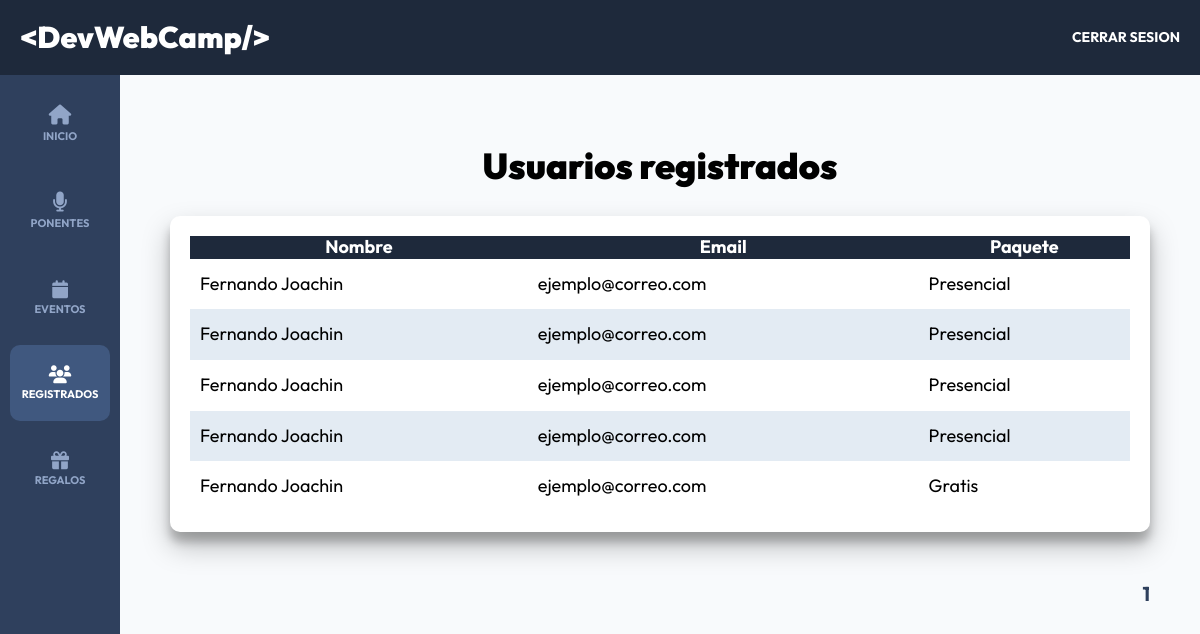
The app's page /admin/registrados?page=1 (signed in), older data.
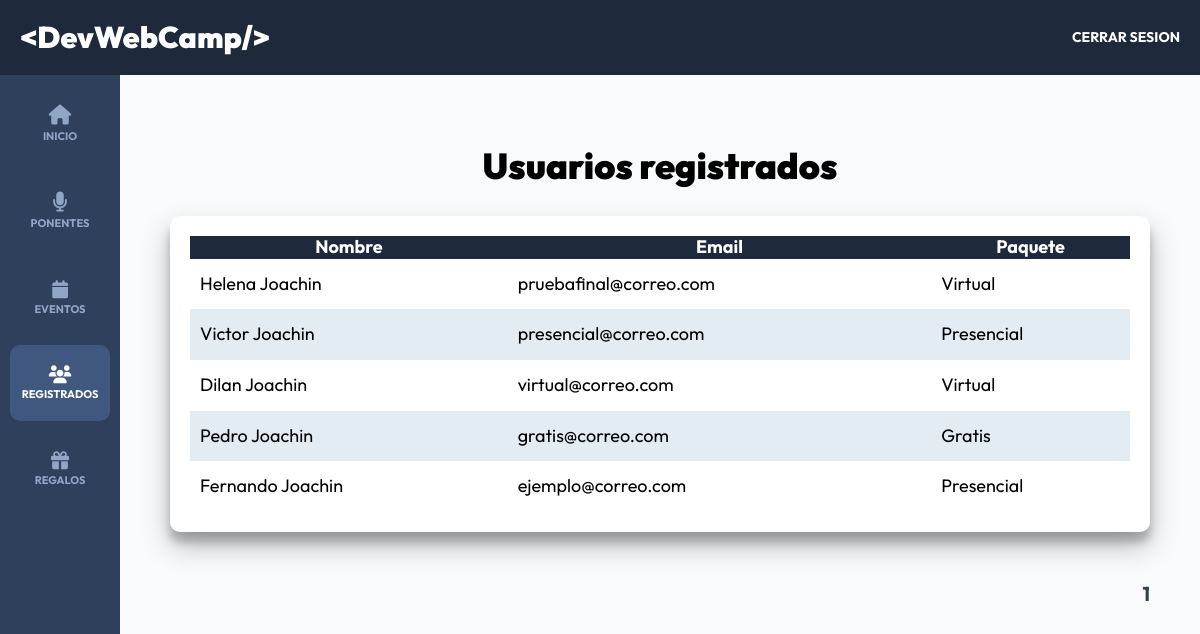
The same page, newer data.
### tables this page shows
CREATE TABLE `registros` (
  `id` int NOT NULL AUTO_INCREMENT,
  `paquete_id` int DEFAULT NULL,
  `pago_id` varchar(30) DEFAULT NULL,
  `token` varchar(8) DEFAULT NULL,
  `usuario_id` int DEFAULT NULL,
  `regalo_id` int DEFAULT NULL,
  PRIMARY KEY (`id`),
  KEY `fk_registros_paquetes_idx` (`paquete_id`),
  KEY `fk_registros_usuario_idx` (`usuario_id`),
  KEY `fk_registros_regalos_idx` (`regalo_id`),
  CONSTRAINT `fk_registros_paquetes` FOREIGN KEY (`paquete_id`) REFERENCES `paquetes` (`id`) ON DELETE CASCADE ON UPDATE CASCADE,
  CONSTRAINT `fk_registros_regalos` FOREIGN KEY (`regalo_id`) REFERENCES `regalos` (`id`) ON DELETE CASCADE ON UPDATE CASCADE,
  CONSTRAINT `fk_registros_usuarios` FOREIGN KEY (`usuario_id`) REFERENCES `usuarios` (`id`) ON DELETE CASCADE ON UPDATE CASCADE
);

CREATE TABLE `usuarios` (
  `id` int NOT NULL AUTO_INCREMENT,
  `nombre` varchar(40) DEFAULT NULL,
  `apellido` varchar(40) DEFAULT NULL,
  `email` varchar(40) DEFAULT NULL,
  `password` varchar(60) DEFAULT NULL,
  `confirmado` tinyint(1) DEFAULT NULL,
  `token` varchar(13) DEFAULT NULL,
  `admin` tinyint(1) DEFAULT NULL,
  PRIMARY KEY (`id`)
);

CREATE TABLE `paquetes` (
  `id` int NOT NULL AUTO_INCREMENT,
  `nombre` varchar(30) DEFAULT NULL,
  PRIMARY KEY (`id`)
);

### controllers/RegistradosController.php (called while the page is built, shortened)
<?php
class RegistradosController{
    public static function index(Router $router){
        $pagina_actual = filter_var($_GET["page"] ?? "", FILTER_VALIDATE_INT);
        $registros_por_pagina = 5;
        $total_registros = Registro::total();
        $paginacion = new Paginacion($pagina_actual,  $registros_por_pagina, $total_registros);
        $registros = Registro::paginar($registros_por_pagina, $paginacion->offset());
        foreach($registros as $registro){
            $registro->usuario = Usuario::find($registro->usuario_id);
            $registro->paquete = Paquete::find($registro->paquete_id);
        }
        $router->render("admin/registrados/index",[
            "titulo" => "Usuarios registrados",
            "registrados" => $registros,
            "paginacion" => $paginacion->paginacion()
        ]);
    }
}

### public/index.php (called while the page is built, shortened)
<?php
$router = new Router();
$router->get('/login', [AuthController::class, 'login']);
$router->post('/login', [AuthController::class, 'login']);
$router->post('/logout', [AuthController::class, 'logout']);
$router->get('/registro', [AuthController::class, 'registro']);
$router->post('/registro', [AuthController::class, 'registro']);
$router->get('/olvide', [AuthController::class, 'olvide']);
$router->post('/olvide', [AuthController::class, 'olvide']);
$router->get('/reestablecer', [AuthController::class, 'reestablecer']);
$router->post('/reestablecer', [AuthController::class, 'reestablecer']);
$router->get('/mensaje', [AuthController::class, 'mensaje']);
$router->get('/confirmar-cuenta', [AuthController::class, 'confirmar']);
$router->get('/admin/dashboard', [DashboardController::class, 'index']);
$router->get('/admin/ponentes', [PonentesController::class, 'index']);
$router->get('/admin/ponentes/crear', [PonentesController::class, 'crear']);
$router->post('/admin/ponentes/crear', [PonentesController::class, 'crear']);
$router->get('/admin/ponentes/editar', [PonentesController::class, 'editar']);
$router->post('/admin/ponentes/editar', [PonentesController::class, 'editar']);
$router->post('/admin/ponentes/eliminar', [PonentesController::class, 'eliminar']);
$router->get('/admin/eventos', [EventosController::class, 'index']);
$router->get('/admin/eventos/crear', [EventosController::class, 'crear']);
$router->post('/admin/eventos/crear', [EventosController::class, 'crear']);
$router->get('/admin/eventos/editar', [EventosController::class, 'editar']);
$router->post('/admin/eventos/editar', [EventosController::class, 'editar']);
$router->post('/admin/eventos/eliminar', [EventosController::class, 'eliminar']);
$router->get('/api/eventos-horario', [APIEventos::class, 'index']);
$router->get('/api/ponentes', [APIPonentes::class, 'index']);
$router->get('/api/ponente', [APIPonentes::class, 'ponente']);
$router->get('/api/tags', [APITags::class, 'index']);
$router->get('/api/regalos', [APIRegalos::class, 'index']);
$router->get('/admin/registrados', [RegistradosController::class, 'index']);
$router->get('/admin/regalos', [RegalosController::class, 'index']);
$router->get('/finalizar-registro', [RegistroController::class, 'crear']);
$router->post('/finalizar-registro/gratis', [RegistroController::class, 'gratis']);
$router->post('/finalizar-registro/pagar', [RegistroController::class, 'pagar']);
$router->get('/finalizar-registro/conferencias', [RegistroController::class, 'conferencias']);
$router->post('/finalizar-registro/conferencias', [RegistroController::class, 'conferencias']);
$router->get('/boleto', [RegistroController::class, 'boleto']);
$router->get('/', [PaginasController::class, 'index']);
$router->get('/devwebcamp', [PaginasController::class, 'evento']);
$router->get('/paquetes', [PaginasController::class, 'paquetes']);
$router->get('/workshops-conferencia', [PaginasController::class, 'conferencias']);
$router->get('/404', [PaginasController::class, 'error']);
$router->comprobarRutas();

### models/ActiveRecord.php (called while the page is built, shortened)
<?php
class ActiveRecord {
    protected static $db;
    protected static $tabla = '';
    public static function setDB($database) {
        self::$db = $database;
    }
    public static function consultarSQL($query) {
        $resultado = self::$db->query($query);
        $array = [];
        while($registro = $resultado->fetch_assoc()) {
            $array[] = static::crearObjeto($registro);
        }
        return $array;
    }
    protected static function crearObjeto($registro) {
        $objeto = new static;
        foreach($registro as $key => $value ) {
            if(property_exists( $objeto, $key  )) {
                $objeto->$key = $value;
            }
        }
        return $objeto;
    }
    public static function find($id) {
        $query = "SELECT * FROM " . static::$tabla  ." WHERE id = {$id}";
        $resultado = self::consultarSQL($query);
        return array_shift( $resultado ) ;
    }
    public static function paginar($por_pagina, $offset){
        $query = "SELECT * FROM " . static::$tabla . " ORDER BY id DESC LIMIT {$por_pagina} OFFSET {$offset}" ;
        $resultado = self::consultarSQL($query);
        return $resultado;
    }
    public static function total($columna = "", $valor = ""){
        $query = "SELECT COUNT(*) FROM " . static::$tabla;
        $resultado = self::$db->query($query);
        $total = $resultado->fetch_array();
        return array_shift($total);
    }
}

### classes/Paginacion.php (called while the page is built, shortened)
<?php
class Paginacion{
    public function __construct($pagina_actual = 1, $registros_por_pagina = 10, $total_registros = 0)
    {
        $this->registros_por_pagina = (int) $registros_por_pagina;
    }
}

### views/admin/registrados/index.php (the view, shortened to what the rows shown need)
<h2 class="dashboard__heading"><?php echo $titulo;?></h2>
<div class="dashboard__contenedor">
    <?php if(!empty($registrados)){?>
        <table class="table">
            <thead class="table__thead">
                <tr>
                    <th scope="col" class="table_th">Nombre</th>
                    <th scope="col" class="table_th">Email</th>
                    <th scope="col" class="table_th">Paquete</th>
                </tr>
            </thead>
            <tbody class="table__tbody">
                <?php foreach($registrados as $registrado){?>
                    <tr class="table__tr">
                        <td class="table__td">
                            <?php echo $registrado->usuario->nombre . " " . $registrado->usuario->apellido;?>
                        </td>
                        <td class="table__td">
                            <?php echo $registrado->usuario->email;?>
                        </td>
                        <td class="table__td">
                            <?php echo $registrado->paquete->nombre;?>
                        </td>
                    </tr>
                <?php }?>
            </tbody>
        </table>
    <?php } else{?>
        <p class="text-center">No hay registros aún</p>
    <?php }?>
</div>

Row changes from the older to the newer data that the page shows:
removed registros: usuario.nombre "Fernando", usuario.apellido "Joachin", usuario.email "ejemplo@correo.com", paquete.nombre "Presencial"
removed registros: usuario.nombre "Fernando", usuario.apellido "Joachin", usuario.email "ejemplo@correo.com", paquete.nombre "Presencial"
removed registros: usuario.nombre "Fernando", usuario.apellido "Joachin", usuario.email "ejemplo@correo.com", paquete.nombre "Presencial"
removed registros: usuario.nombre "Fernando", usuario.apellido "Joachin", usuario.email "ejemplo@correo.com", paquete.nombre "Gratis"
added registros: usuario.nombre "Helena", usuario.apellido "Joachin", usuario.email "pruebafinal@correo.com", paquete.nombre "Virtual"
added registros: usuario.nombre "Victor", usuario.apellido "Joachin", usuario.email "presencial@correo.com", paquete.nombre "Presencial"
added registros: usuario.nombre "Dilan", usuario.apellido "Joachin", usuario.email "virtual@correo.com", paquete.nombre "Virtual"
added registros: usuario.nombre "Pedro", usuario.apellido "Joachin", usuario.email "gratis@correo.com", paquete.nombre "Gratis"
